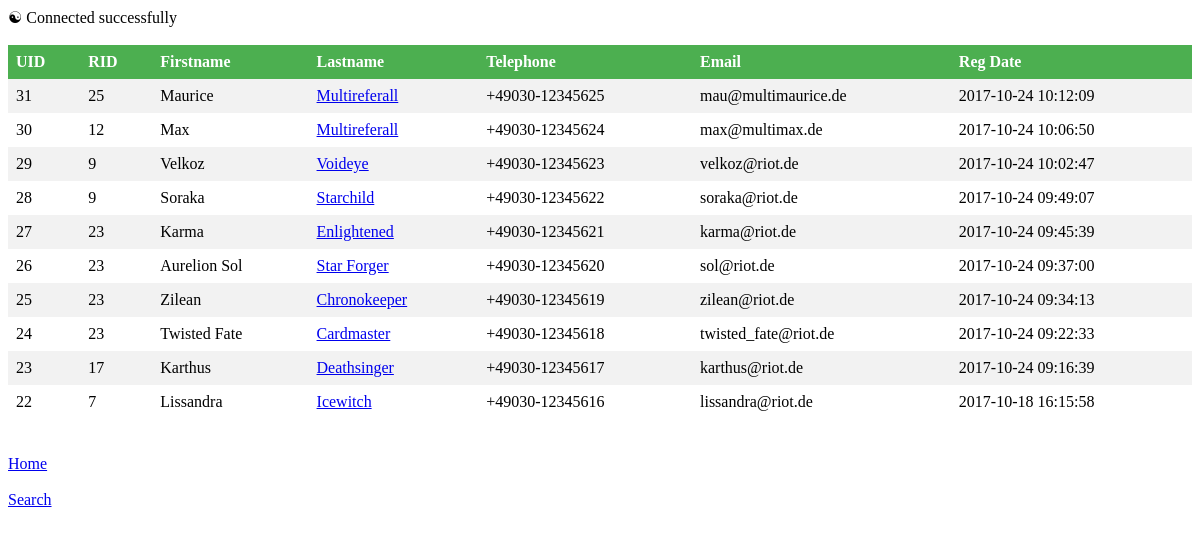
The page /show.php on the database its author committed.
### tables this page shows
CREATE TABLE `clients` (
  `user_id` int(11) NOT NULL,
  `referral_id` int(11) DEFAULT '0',
  `first_name` varchar(50) NOT NULL,
  `last_name` varchar(50) NOT NULL,
  `telephone` varchar(20) NOT NULL,
  `email` varchar(200) NOT NULL,
  `reg_date` datetime DEFAULT NULL,
  `last_update` datetime NOT NULL,
  `client_paid` bigint(20) DEFAULT NULL,
  `referred_clients` int(11) DEFAULT '0',
  `referred_amount` bigint(20) DEFAULT NULL,
  `bonus_points` int(11) NOT NULL,
  `comments` text NOT NULL
);

### show.php (the view, shortened to what this page needs)
<!DOCTYPE html>
<html>
<head>
        <link rel="stylesheet" href="style.css">
</head>
<body>
<?php
$servername = "localhost";
$username = "root";
$password = "";
$dbname = "hayk";
$conn = mysqli_connect($servername, $username, $password, $dbname);
echo "&#9775; Connected successfully " . "<br><br>";
if (isset($_POST['show_recent']) || ((strlen($user_id) == 0) && (strlen($first_name) == 0)&& (strlen($last_name) == 0)&& (strlen($telephone) == 0)&& (strlen($email) == 0)&& (strlen($referred_by) == 0)&& (strlen($reg_date_min) == 0)&& (strlen($reg_date_max) == 0)))
    {
          $sql = "SELECT user_id, referral_id, first_name, last_name, telephone, email, reg_date
                  FROM clients
                  order by last_update
                  desc limit 10";
    }
  elseif (!empty($selected_users))
        {
          $selected_users_Str = implode(',', $selected_users);
          $sql = "SELECT user_id, referral_id, first_name, last_name, telephone, email, reg_date
                  FROM clients
                  where user_id in ({$selected_users_Str})";
    }
$result = mysqli_query($conn, $sql);
if (mysqli_num_rows($result) > 0) {
echo  "<table>
<tr>
<th>UID</th>
<th>RID</th>
<th>Firstname</th>
<th>Lastname</th>
<th>Telephone</th>
<th>Email</th>
<th>Reg Date</th>
</tr>";
while($row = mysqli_fetch_assoc($result)) {
    echo "<tr><td>" .
    $row["user_id"] .
    "</td><td>" .
    $row["referral_id"] .
    "</td><td>" .
    $row["first_name"] .
    "</td><td>" .
    "<a href=\"" . "edit.php?user_id=".$row["user_id"]."\">". $row["last_name"]."</a>".
    "</td><td>" .
    $row["telephone"].
    "</td><td>" .
    $row["email"].
    "</td><td>" .
    $row["reg_date"].
    "</td></tr>";
          }
    echo "</table>";
} else {
    echo "0 results";
}
?>
      <br><br>
      <a href="index.php" class="button">Home</a>
      <br><br>
      <a href="search.php" class="button">Search</a>
</body>

### style.css (style rules this page uses)
table { border-collapse: collapse; width: 100%; }
th, td { text-align: left; padding: 8px; }
tr:nth-child(even) { background-color: #f2f2f2 }
th { background-color: #4CAF50; color: white; }

### rows shown on the page
clients: user_id "31", referral "25", first_name "Maurice", last_name "Multireferall", telephone "+49030-12345625", email "mau@multimaurice.de", reg_date "2017-10-24 10:12:09"
clients: user_id "30", referral "12", first_name "Max", last_name "Multireferall", telephone "+49030-12345624", email "max@multimax.de", reg_date "2017-10-24 10:06:50"
clients: user_id "29", referral "9", first_name "Velkoz", last_name "Voideye", telephone "+49030-12345623", email "velkoz@riot.de", reg_date "2017-10-24 10:02:47"
clients: user_id "28", referral "9", first_name "Soraka", last_name "Starchild", telephone "+49030-12345622", email "soraka@riot.de", reg_date "2017-10-24 09:49:07"
clients: user_id "27", referral "23", first_name "Karma", last_name "Enlightened", telephone "+49030-12345621", email "karma@riot.de", reg_date "2017-10-24 09:45:39"
clients: user_id "26", referral "23", first_name "Aurelion Sol", last_name "Star Forger", telephone "+49030-12345620", email "sol@riot.de", reg_date "2017-10-24 09:37:00"
clients: user_id "25", referral "23", first_name "Zilean", last_name "Chronokeeper", telephone "+49030-12345619", email "zilean@riot.de", reg_date "2017-10-24 09:34:13"
clients: user_id "24", referral "23", first_name "Twisted Fate", last_name "Cardmaster", telephone "+49030-12345618", email "twisted_fate@riot.de", reg_date "2017-10-24 09:22:33"
clients: user_id "23", referral "17", first_name "Karthus", last_name "Deathsinger", telephone "+49030-12345617", email "karthus@riot.de", reg_date "2017-10-24 09:16:39"
clients: user_id "22", referral "7", first_name "Lissandra", last_name "Icewitch", telephone "+49030-12345616", email "lissandra@riot.de", reg_date "2017-10-18 16:15:58"
